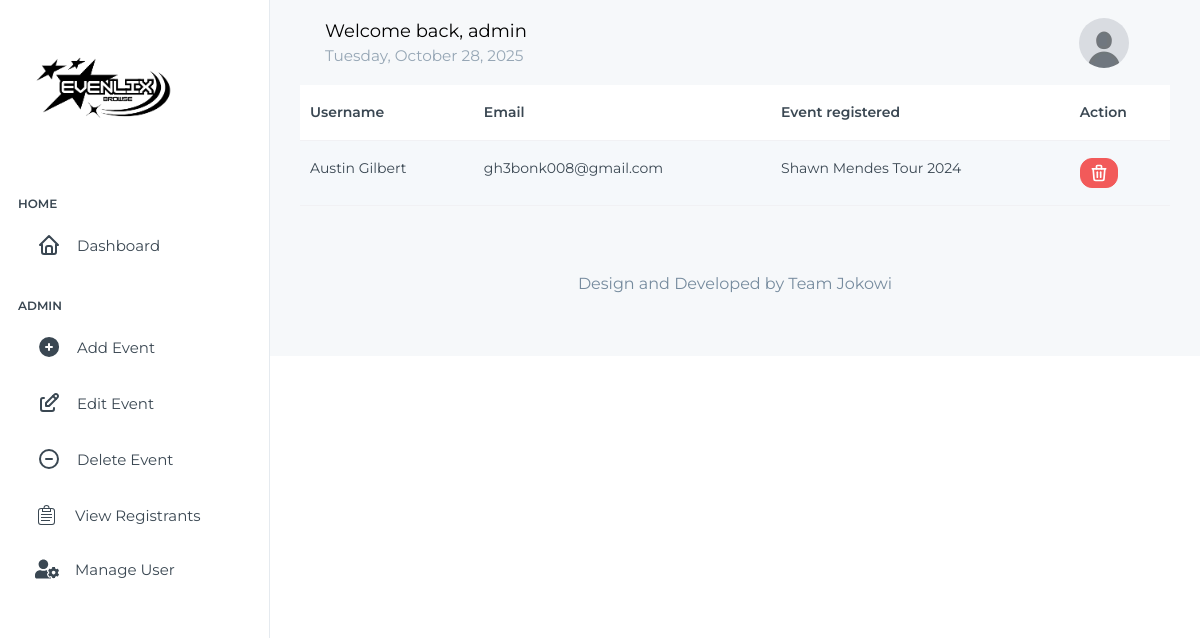
The page /UserManage.php (signed in) on the database as committed earlier.
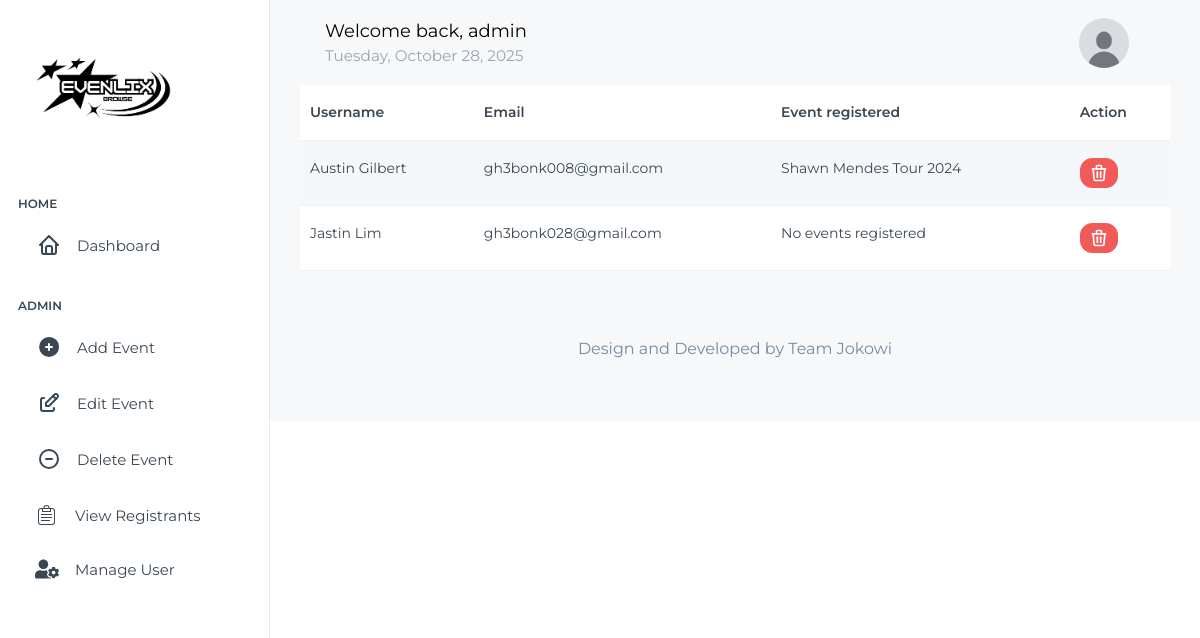
The same page on the database as committed later.
### tables this page shows
CREATE TABLE `users` (
  `user_id` int(11) NOT NULL,
  `email` varchar(255) NOT NULL,
  `username` varchar(100) NOT NULL,
  `password` varchar(255) NOT NULL,
  `role` enum('admin','user') NOT NULL DEFAULT 'user',
  `foto` varchar(50) DEFAULT NULL,
  `id_events` int(11) DEFAULT NULL
);

### user-process.php (the view, shortened to what this page needs)
<?php
require "connect.php";
$sql = "SELECT u.user_id, u.username, u.email,
               IFNULL(GROUP_CONCAT(e.event_name SEPARATOR ', '), 'No events registered') AS event_names
        FROM users u
        LEFT JOIN registrations r ON u.user_id = r.user_id
        LEFT JOIN events e ON r.event_id = e.id_events
        WHERE u.role = 'user'
        GROUP BY u.user_id, u.username, u.email";
$stmt = $conn->prepare($sql);
$stmt->execute();
$result = $stmt->get_result();
if ($result->num_rows > 0) {
    while ($row = $result->fetch_assoc()) {
        echo '<tr>';
        echo '<td>' . htmlspecialchars($row['username']) . '</td>';
        echo '<td>' . htmlspecialchars($row['email']) . '</td>';
        $event_names = htmlspecialchars($row['event_names']);
        echo '<td>' . $event_names . '</td>';
        echo "<td>";
        echo "<a class='btn btn-danger btn-sm rounded-3' data-bs-toggle='modal' data-bs-target='#deleteUserModal' data-user-id='" . htmlspecialchars($row['user_id']) . "'>";
        echo "<svg xmlns='http://www.w3.org/2000/svg' width='20' height='20' viewBox='0 0 24 24' fill='none' stroke='currentColor' stroke-width='2' stroke-linecap='round' stroke-linejoin='round' class='icon icon-tabler icon-tabler-trash'>";
        echo "</svg></a>";
        echo "</td>";
        echo '</tr>';
    }
}
?>

Rows that differ between the two databases and show on the page:
added users: username "Jastin Lim", email "gh3bonk028@gmail.com", event_names "No events registered"
